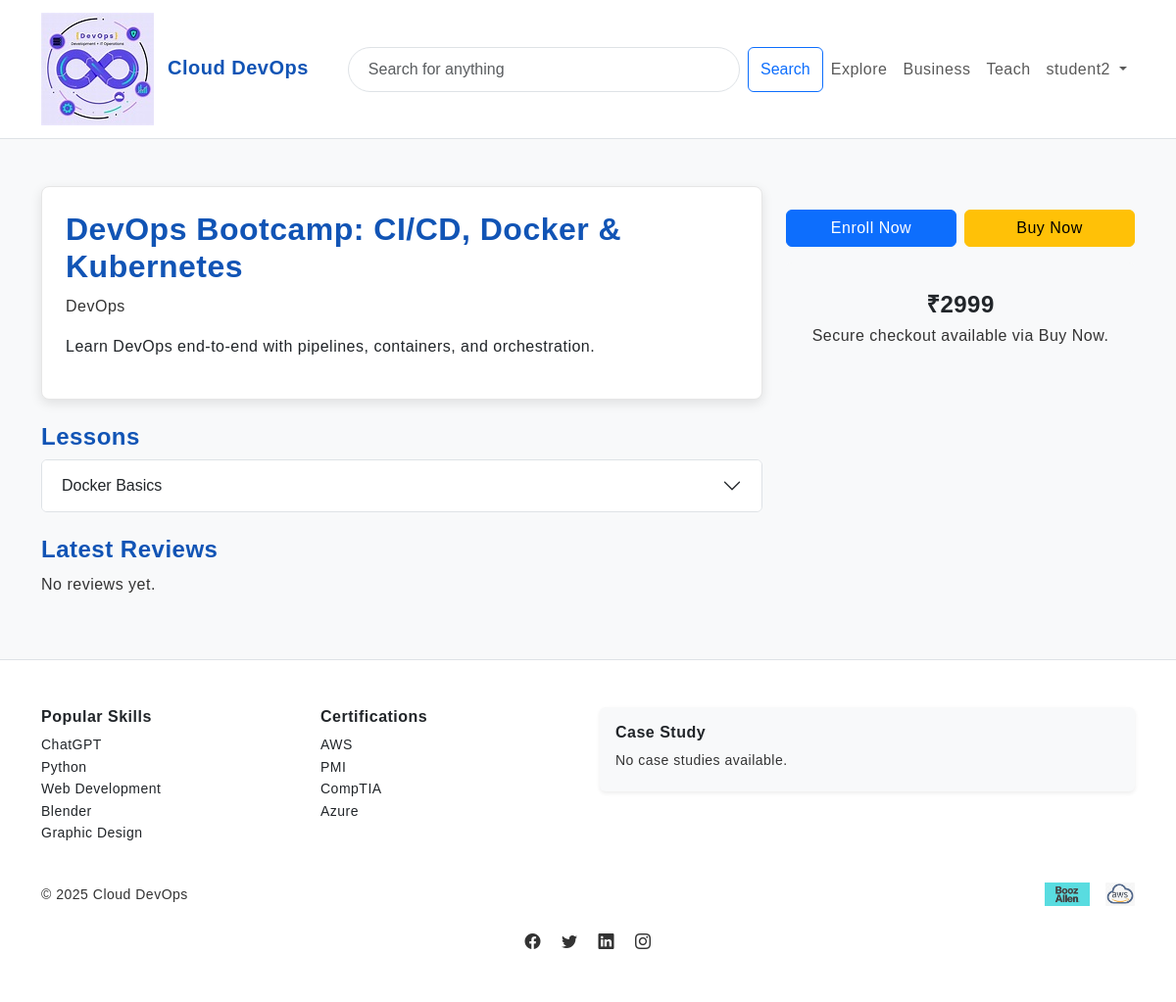
Page /courses/devops-bootcamp/ (signed in) on the earlier database version.
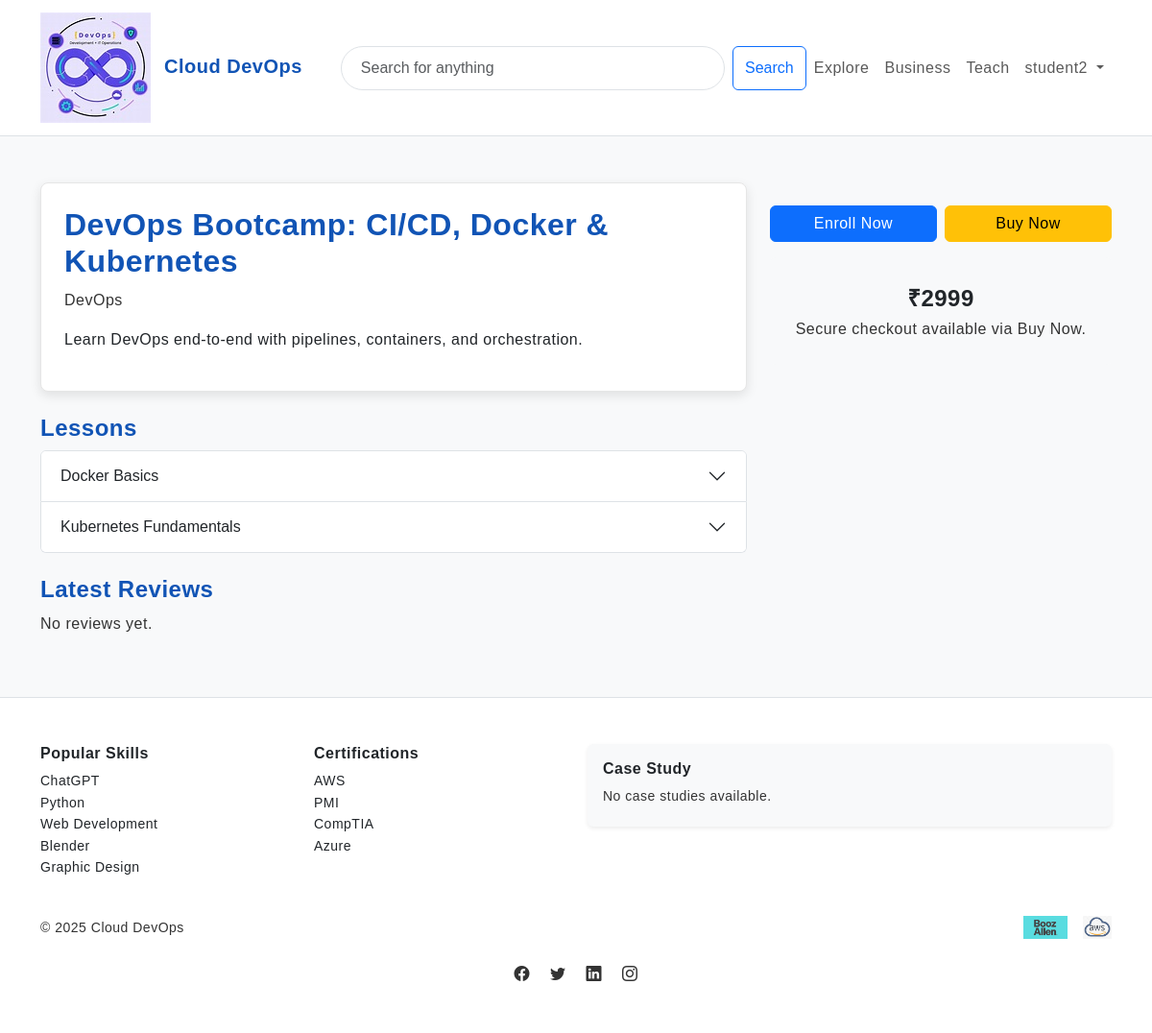
Same page on the later database version.
### courses/models.py (models this page shows, shortened)
class Lesson(models.Model):
    course = models.ForeignKey(Course, related_name="lessons", on_delete=models.CASCADE)
    title = models.CharField(max_length=200)
    content = models.TextField(blank=True)
    order = models.PositiveIntegerField(default=0)
    video_url = models.URLField(blank=True)
    def embed_url(self):
        if "watch?v=" in self.video_url:
            return self.video_url.replace("watch?v=", "embed/")
        if "youtu.be" in self.video_url:
            video_id = self.video_url.split("/")[-1]
            return f"https://www.youtube.com/embed/{video_id}"
        return self.video_url
    class Meta:
        ordering = ["title"]

### courses/views.py (the view, shortened to what this page needs)
# urls.py: path('<slug:slug>/', detail, name='detail'),
@login_required
def detail(request, slug):
    course = get_object_or_404(Course, slug=slug)
    lessons = list(course.lessons.order_by("order"))
    reviews = course.reviews.order_by("-created_at")
    enrollment = Enrollment.objects.filter(user=request.user, course=course).first()
    completed_ids = []
    next_lesson = None
    locked_lessons = set()
    return render(
        request,
        "courses/detail.html",
        {
            "course": course,
            "lessons": lessons,
            "reviews": reviews,
            "enrollment": enrollment,
            "next_lesson": next_lesson,
            "locked_lessons": locked_lessons,
        },
    )

### courses/templates/courses/detail.html (shortened to what this page needs)
{% extends 'core/base.html' %}
{% load static %}
{% block content %}
<section class="py-5">
  <div class="container">
    <div class="row g-4">
      <div class="col-lg-8">
        <div class="card p-4 mb-4">
          <h2 class="fw-bold">{{ course.title }}</h2>
          <div class="text-muted mb-3">{{ course.category }}</div>
          <p>{{ course.description }}</p>
        </div>
        <h4 class="fw-bold mt-4">Lessons</h4>
        <div class="accordion" id="lessonAccordion">
          {% for lesson in lessons %}
            <div class="accordion-item">
              <h2 class="accordion-header" id="heading{{ lesson.id }}">
                <button class="accordion-button collapsed" type="button"
                        data-bs-toggle="collapse"
                        data-bs-target="#collapse{{ lesson.id }}">
                  {{ lesson.title }}
                </button>
              </h2>
            </div>
          {% empty %}
            <p class="text-muted">No lessons yet.</p>
          {% endfor %}
        </div>
        <h4 class="fw-bold mt-4">Latest Reviews</h4>
        {% for review in reviews|slice:":3" %}
          <div class="border rounded p-3 mb-2">
            <strong>{{ review.user.username }}</strong>
            <span class="text-warning ms-2">★ {{ review.rating }}</span>
            <p class="mb-0">{{ review.comment }}</p>
          </div>
        {% empty %}
          <p class="text-muted">No reviews yet.</p>
        {% endfor %}
      </div>
      <div class="col-lg-4">
        {% if enrollment %}
          <div class="d-flex gap-2 mt-4 flex-column">
            <a href="{% url 'courses:my_courses' %}" class="btn btn-success w-100">Go to My Courses</a>
            {% if next_lesson %}
              <a href="#collapse{{ next_lesson.id }}" class="btn btn-outline-primary w-100 mt-2">Resume Next Lesson</a>
            {% endif %}
          </div>
          <div class="p-4 bg-light rounded mt-3 text-center">
            <div class="fw-bold fs-4">₹{{ course.price }}</div>
            <p class="text-muted mb-0">You are already enrolled in this course.</p>
          </div>
        {% else %}
          <div class="d-flex gap-2 mt-4">
            <a href="{% url 'accounts:signup' %}" class="btn btn-primary w-50">Enroll Now</a>
            <a href="{% url 'checkout:mock_checkout' course.slug %}" class="btn btn-warning w-50">
                Buy Now
            </a>
          </div>
          <div class="p-4 bg-light rounded mt-3 text-center">
            <div class="fw-bold fs-4">₹{{ course.price }}</div>
            <p class="text-muted mb-0">Secure checkout available via Buy Now.</p>
          </div>
        {% endif %}
      </div>
    </div>
  </div>
</section>
{% endblock %}

Differences in the rows shown:
added Lesson: title "Kubernetes Fundamentals"
